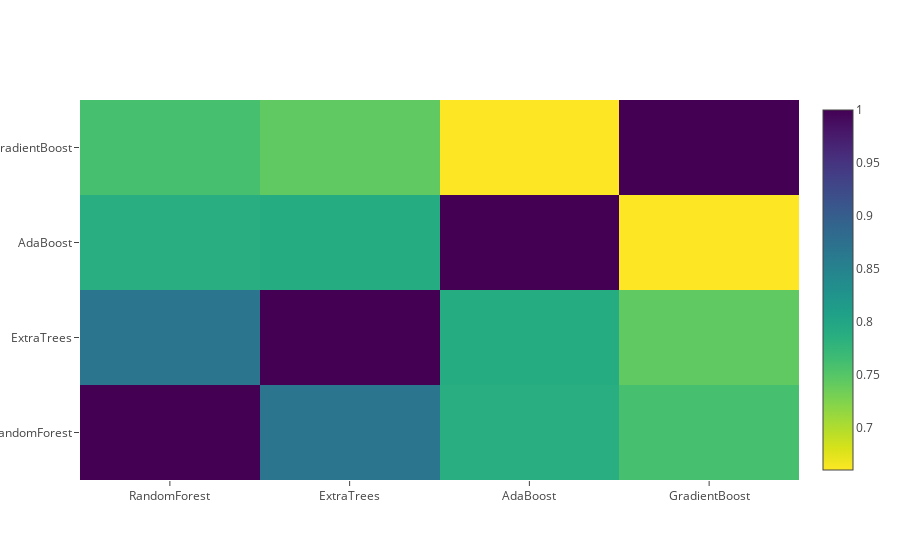

Write notebook code for a chart like this one.
### Code cell
data = [
    go.Heatmap(
        z= base_predictions_train.astype(float).corr().values ,
        x=base_predictions_train.columns.values,
        y= base_predictions_train.columns.values,
          colorscale='Viridis',
            showscale=True,
            reversescale = True
    )
]
py.iplot(data, filename='labelled-heatmap')

### Figure 1 — Plotly figure (JSON) as saved in the notebook; plotly's stock layout.template omitted (floating-point values rounded to 4 significant figures)
{"data": [{"colorscale": "Viridis", "reversescale": true, "showscale": true, "type": "heatmap", "uid": "4b3b7267-8ce4-46a4-9252-51cd533aa294", "x": ["RandomForest", "ExtraTrees", "AdaBoost", "GradientBoost"], "y": ["RandomForest", "ExtraTrees", "AdaBoost", "GradientBoost"], "z": [[1, 0.8676, 0.7868, 0.7611], [0.8676, 1, 0.7906, 0.7436], [0.7868, 0.7906, 1, 0.6606], [0.7611, 0.7436, 0.6606, 1]]}], "layout": {}}
